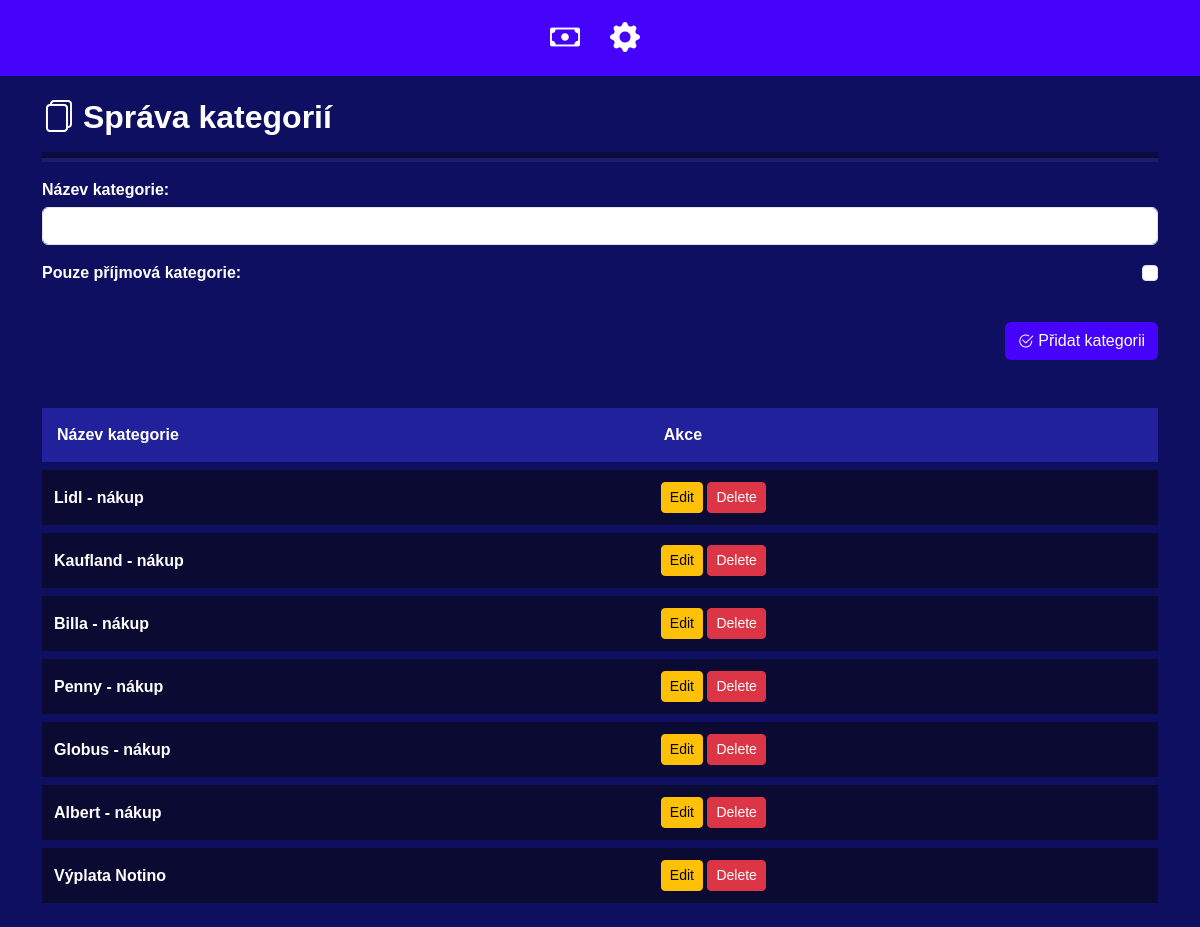
Page /categories/ on the committed database.
### finance_app/models.py (models this page shows, shortened)
class Category(models.Model):
    name = models.CharField(max_length=100, unique=True)
    is_income = models.BooleanField(default=False)

### finance_app/views.py (the view)
# urls.py: path('categories/', views.manage_categories,name='manage_categories'), #
def manage_categories(request):
    categories = Category.objects.all()
    if request.method == 'POST':
        form = CategoryForm(request.POST)
        if form.is_valid():
            form.save()
            return redirect('manage_categories')
    else:
        form = CategoryForm()
    return render(request, 'manage_categories.html', {'categories': categories, 'form': form})

### finance_app/forms.py
class CategoryForm(forms.ModelForm):
    class Meta:
        model = Category
        fields = ['name','is_income']
        widgets = {
            'name': forms.TextInput(attrs={'class': 'form-control'}),
            'is_income': forms.CheckboxInput(attrs={'class': 'form-check-input float-end '}),
        }
        labels = {
            'name':'Název kategorie',
            'is_income':'Pouze příjmová kategorie',
        }

### finance_app/templates/manage_categories.html (shortened to what this page needs)
{% extends 'base.html'  %}
{% block content %}
  <h2 class="py-2"> <i class="bi bi-files"></i> Správa kategorií</h2>
<div class="hr-container">
    <hr class="hr-main">
    <hr class="hr-secondary">
</div>
                <form class="py-3" method="post">
                    {{ form.as_p }}
                    <button type="submit" class="mt-3 mb-5 btn darkbtn float-end"><i style="position:relative;top:1px !important;" class="bi bi-check2-circle"></i>   Přidat kategorii</button>
                </form>
                    <table class="table">
                        <thead>
                            <tr>
                                <th>Název kategorie</th>
                                <th>Akce</th>
                            </tr>
                        </thead>
                        <tbody>
                            {% for category in categories %}
                            <tr>
                                <td>   {{ category.name }}</td>
                                <td>
                                    <a href="{% url 'edit_category' category.id %}" class="btn btn-warning btn-sm">
                                         Edit
                                    </a>
                                    <form method="post" action="{% url 'delete_category' category.id %}" style="display:inline;">
                                        <button type="submit" class="btn btn-danger btn-sm">
                                             Delete
                                        </button>
                                    </form>
                                </td>
                            </tr>
                            {% endfor %}
                        </tbody>
                    </table>
    {% endblock %}

### finance_app/templates/base.html (style rules this page uses)
body { background-color: #0f0f61; color: white; }
h2 { font-weight: bold !important; }
label { font-weight: bold; margin-bottom: 5px; }
.table>:not(caption)>*>* { padding: 15px; color: white; font-weight: bold; background-color: #0a0a32 !important; border-bottom: 8px solid #0f0f61 !important; box-shadow: inset 0 0 0 9999px var(--bs-table-bg-state, var(--bs-table-bg-type, var(--bs-table-accent-bg))); }
.table thead th { background-color: #21219c !important; }
.table tbody td { padding: 12px; vertical-align: middle; }
.darkbtn { background-color: #4503fc !important; color: white; }
.hr-container { display: flex; flex-direction: column; }
.hr-main, .hr-secondary { border: none; margin: 0; min-width: 350px; opacity:0.75; }
.hr-main { height: 6px; background-color: #0a0a33; margin-top: 5px; }
.hr-secondary { height: 4px; background-color: #21216f; margin-bottom: 15px; }

### finance_app/templates/menu.html (style rules this page uses)
body { font-family: Arial, sans-serif; margin-top: 60px; padding: 0; }
hr { margin: 0px !important; }

### rows in the picture
Category: name "Lidl - nákup"
Category: name "Kaufland - nákup"
Category: name "Billa - nákup"
Category: name "Penny - nákup"
Category: name "Globus - nákup"
Category: name "Albert - nákup"
Category: name "Výplata Notino"
